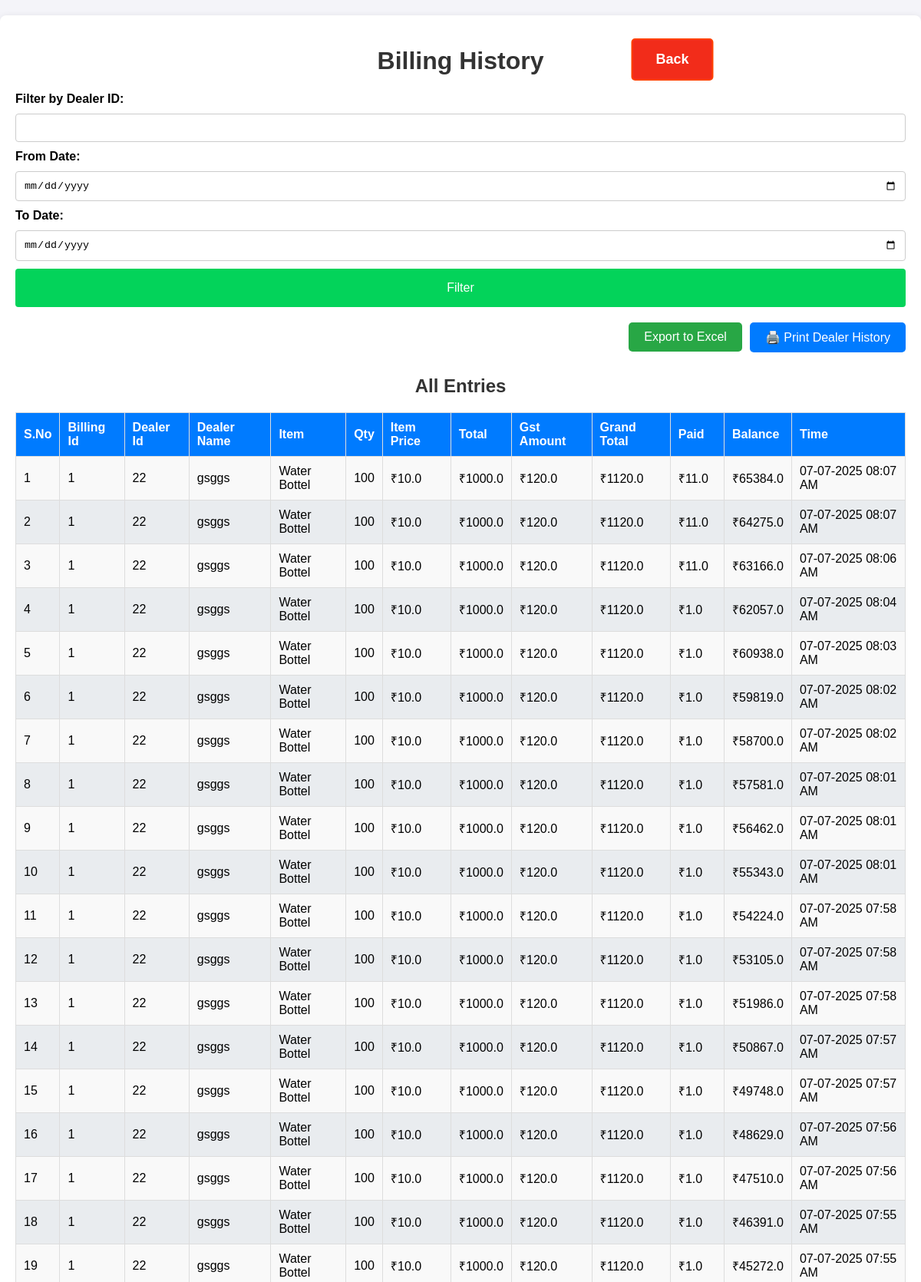
Screenshot of /billing_history (upper part) with the database file from the repository.
### app.py (models this page shows)
class BillingHistory(db.Model):
    id = db.Column(db.Integer, primary_key=True)
    billing_id = db.Column(db.Integer, nullable=False)
    dealer_id = db.Column(db.String(100), db.ForeignKey('dealer_details.dealer_id'))
    item_id = db.Column(db.Integer, db.ForeignKey('item.id'))
    quantity = db.Column(db.Integer, nullable=False)
    item_price = db.Column(db.Float, nullable=False)
    total_amount = db.Column(db.Float, nullable=False)
    gst_amount = db.Column(db.Float, nullable=False)
    grand_total = db.Column(db.Float, nullable=False)
    paid_amount = db.Column(db.Float, nullable=False)
    remaining_balance = db.Column(db.Float, nullable=False)
    timestamp = db.Column(db.DateTime, default=datetime.now)
    dealer = db.relationship("Dealer_details", backref="billing_records")
    item = db.relationship("Item", backref="billing_records")
    @property
    def formatted_date_time(self):
        return self.timestamp.strftime("%d-%m-%Y %I:%M %p")

class Dealer_details(db.Model):
    id = db.Column(db.Integer, primary_key=True)
    dealer_id = db.Column(db.String(100), nullable=False, unique=True)
    name = db.Column(db.String(100), nullable=False)
    mobile = db.Column(db.String(15), nullable=False)
    address = db.Column(db.String(400), nullable=True)
    aadhaar_file = db.Column(db.String(400))  # Path to Aadhaar copy
    photo_file = db.Column(db.String(400))

class Item(db.Model):
    id = db.Column(db.Integer, primary_key=True)
    item_id = db.Column(db.String(100), nullable=False)
    item_name = db.Column(db.String(100), nullable=False)
    price = db.Column(db.Float, nullable=False)

### app.py (the view)
@app.route('/billing_history')
def billing_history():
    filtered_data = get_filtered_data_billing(request)
    dealer_id = request.args.get('dealer_id', '')  # Default is an empty string
    date_from = request.args.get('date_from', '')
    date_to = request.args.get('date_to', '')
    return render_template('billing_history.html', dealer_id=dealer_id, date_from=date_from, date_to=date_to, filtered_data=filtered_data, bills=filtered_data)

### app.py (called while the page is built, shortened)
def  get_filtered_data_billing(request):
    dealer_id_filter = request.args.get('dealer_id', '')  # Default is an empty string
    date_from = request.args.get('date_from', '')
    date_to = request.args.get('date_to', '')
    filter_button = request.args.get('filter_button', '')
    query = BillingHistory.query
    filtered_data = query.order_by(BillingHistory.timestamp.desc()).all()
    return filtered_data

### templates/billing_history.html (shortened to what this page needs)
<!DOCTYPE html>
<html lang="en">
<head>
    <link rel="stylesheet" href="/static/styles.css">
</head>
<body>
<div class="container billing-history">
    <h1>Billing History</h1>
     <form method="GET" class="form">
            <label for="dealer_id">Filter by Dealer ID:</label>
            <input type="text" id="dealer_id" name="dealer_id" value="{{ dealer_id }}">
            <label for="date_from">From Date:</label>
            <input type="date" id="date_from" name="date_from" value="{{ date_from }}">
            <label for="date_to">To Date:</label>
            <input type="date" id="date_to" name="date_to" value="{{ date_to }}">
            <button type="submit" name="filter_button" value="submit" class="btn">Filter</button>
    </form>
    <div class="export-options hide-on-print">
            <form action="/export_billing_history" method="get">
                <button type="submit" class="export-button">Export to Excel</button>
            </form>
            <div style="text-align: right; margin-bottom: 10px;">
                <button class="print_btn" onclick="window.print()">
                    🖨️ Print Dealer History
                </button>
            </div>
        </div>
        <h2>All Entries</h2>
    <table>
        <thead>
            <tr>
                <th>S.No</th>
                <th>Billing Id</th>
                <th>Dealer Id</th>
                <th>Dealer Name</th>
                <th>Item</th>
                <th>Qty</th>
                <th>Item Price</th>
                <th>Total</th>
                <th>Gst Amount</th>
                <th>Grand Total</th>
                <th>Paid</th>
                <th>Balance</th>
                <th>Time</th>
            </tr>
        </thead>
        <tbody>
        {% for bill in bills %}
            <tr>
                <td>{{ loop.index }}</td>
                <td>{{ bill.billing_id }}</td>
                <td>{{ bill.dealer_id }}</td>
                <td>{{ bill.dealer.name }}</td>
                <td>{{ bill.item.item_name }}</td>
                <td>{{ bill.quantity }}</td>
                <td>₹{{ bill.item_price }}</td>
                <td>₹{{ bill.total_amount }}</td>
                <td>₹{{ bill.gst_amount }}</td>
                <td>₹{{ bill.grand_total }}</td>
                <td>₹{{ bill.paid_amount }}</td>
                <td>₹{{ bill.remaining_balance }}</td>
                <td>{{ bill.formatted_date_time }}</td>
            </tr>
        {% endfor %}
        </tbody>
    </table>
</div>
    <a href="/" class="back">Back</a>
</body>
</html>

### static/styles.css (style rules this page uses)
body { font-family: Arial, sans-serif; background-color: #f4f4f9; margin: 0; padding: 0; }
.container { max-width: 800px; margin: 20px auto; background: #fff; padding: 20px; border-radius: 8px; box-shadow: 0 2px 10px rgba(0, 0, 0, 0.1); }
.billing-history { max-width: 1200px; }
h1, h2 { color: #333; text-align: center; }
.form { display: flex; flex-direction: column; gap: 10px; margin-bottom: 20px; }
.form label { font-weight: bold; }
.form input { padding: 10px; border: 1px solid #ccc; border-radius: 4px; }
.btn { background-color: #03d35a; color: #fff; border: none; padding: 10px; border-radius: 4px; cursor: pointer; font-size: medium; height: 50px; }
table { width: 100%; border-collapse: collapse; margin-top: 10px; }
h2 { text-align: center; margin-bottom: 20px; }
table th, table td { padding: 10px; border: 1px solid #ddd; text-align: left; }
table th { background-color: #007bff; color: white; }
table tbody tr:nth-child(odd) { background-color: #f9f9f9; }
table tbody tr:nth-child(even) { background-color: #e9ecef; }
a { display: inline-block; padding: 15px 30px; font-size: 18px; font-weight: bold; text-align: center; text-decoration: none; background-color: #007bff; color: white; border-radius: 5px; border: 2px solid #007bff; transition: all 0.3s ease; position: absolute; left: 50%; transform: translateX(-50%); transition: transform 0.2s, background-color 0.2s; }
.back { background-color: #f22c1a; border: 2px solid #ff4000; top: 50px; left: 73%; }
.export-options { display: flex; justify-content: right; gap: 10px; margin-bottom: 20px; }
.export-options .export-button { all: unset; background-color: #28a745; color: white; cursor: pointer; padding: 10px 20px; text-decoration: none; border-radius: 5px; transition: background-color 0.2s, transform 0.2s; }
.print_btn { all: unset; background-color: #007bff; color: white; cursor: pointer; padding: 10px 20px; text-decoration: none; border-radius: 5px; transition: background-color 0.2s, transform 0.2s; }

### rows the page displays
BillingHistory: billing_id "1", dealer_id "22", dealer.name "gsggs", item.item_name "Water Bottel", quantity "100", item_price "10.0", total_amount "1000.0", gst_amount "120.0", grand_total "1120.0", paid_amount "11.0", remaining_balance "65384.0", formatted_date_time "07-07-2025 08:07 AM"
BillingHistory: billing_id "1", dealer_id "22", dealer.name "gsggs", item.item_name "Water Bottel", quantity "100", item_price "10.0", total_amount "1000.0", gst_amount "120.0", grand_total "1120.0", paid_amount "11.0", remaining_balance "64275.0", formatted_date_time "07-07-2025 08:07 AM"
BillingHistory: billing_id "1", dealer_id "22", dealer.name "gsggs", item.item_name "Water Bottel", quantity "100", item_price "10.0", total_amount "1000.0", gst_amount "120.0", grand_total "1120.0", paid_amount "11.0", remaining_balance "63166.0", formatted_date_time "07-07-2025 08:06 AM"
BillingHistory: billing_id "1", dealer_id "22", dealer.name "gsggs", item.item_name "Water Bottel", quantity "100", item_price "10.0", total_amount "1000.0", gst_amount "120.0", grand_total "1120.0", paid_amount "1.0", remaining_balance "62057.0", formatted_date_time "07-07-2025 08:04 AM"
BillingHistory: billing_id "1", dealer_id "22", dealer.name "gsggs", item.item_name "Water Bottel", quantity "100", item_price "10.0", total_amount "1000.0", gst_amount "120.0", grand_total "1120.0", paid_amount "1.0", remaining_balance "60938.0", formatted_date_time "07-07-2025 08:03 AM"
BillingHistory: billing_id "1", dealer_id "22", dealer.name "gsggs", item.item_name "Water Bottel", quantity "100", item_price "10.0", total_amount "1000.0", gst_amount "120.0", grand_total "1120.0", paid_amount "1.0", remaining_balance "59819.0", formatted_date_time "07-07-2025 08:02 AM"
BillingHistory: billing_id "1", dealer_id "22", dealer.name "gsggs", item.item_name "Water Bottel", quantity "100", item_price "10.0", total_amount "1000.0", gst_amount "120.0", grand_total "1120.0", paid_amount "1.0", remaining_balance "58700.0", formatted_date_time "07-07-2025 08:02 AM"
BillingHistory: billing_id "1", dealer_id "22", dealer.name "gsggs", item.item_name "Water Bottel", quantity "100", item_price "10.0", total_amount "1000.0", gst_amount "120.0", grand_total "1120.0", paid_amount "1.0", remaining_balance "57581.0", formatted_date_time "07-07-2025 08:01 AM"
BillingHistory: billing_id "1", dealer_id "22", dealer.name "gsggs", item.item_name "Water Bottel", quantity "100", item_price "10.0", total_amount "1000.0", gst_amount "120.0", grand_total "1120.0", paid_amount "1.0", remaining_balance "56462.0", formatted_date_time "07-07-2025 08:01 AM"
BillingHistory: billing_id "1", dealer_id "22", dealer.name "gsggs", item.item_name "Water Bottel", quantity "100", item_price "10.0", total_amount "1000.0", gst_amount "120.0", grand_total "1120.0", paid_amount "1.0", remaining_balance "55343.0", formatted_date_time "07-07-2025 08:01 AM"
BillingHistory: billing_id "1", dealer_id "22", dealer.name "gsggs", item.item_name "Water Bottel", quantity "100", item_price "10.0", total_amount "1000.0", gst_amount "120.0", grand_total "1120.0", paid_amount "1.0", remaining_balance "54224.0", formatted_date_time "07-07-2025 07:58 AM"
BillingHistory: billing_id "1", dealer_id "22", dealer.name "gsggs", item.item_name "Water Bottel", quantity "100", item_price "10.0", total_amount "1000.0", gst_amount "120.0", grand_total "1120.0", paid_amount "1.0", remaining_balance "53105.0", formatted_date_time "07-07-2025 07:58 AM"
BillingHistory: billing_id "1", dealer_id "22", dealer.name "gsggs", item.item_name "Water Bottel", quantity "100", item_price "10.0", total_amount "1000.0", gst_amount "120.0", grand_total "1120.0", paid_amount "1.0", remaining_balance "51986.0", formatted_date_time "07-07-2025 07:58 AM"
BillingHistory: billing_id "1", dealer_id "22", dealer.name "gsggs", item.item_name "Water Bottel", quantity "100", item_price "10.0", total_amount "1000.0", gst_amount "120.0", grand_total "1120.0", paid_amount "1.0", remaining_balance "50867.0", formatted_date_time "07-07-2025 07:57 AM"
BillingHistory: billing_id "1", dealer_id "22", dealer.name "gsggs", item.item_name "Water Bottel", quantity "100", item_price "10.0", total_amount "1000.0", gst_amount "120.0", grand_total "1120.0", paid_amount "1.0", remaining_balance "49748.0", formatted_date_time "07-07-2025 07:57 AM"
BillingHistory: billing_id "1", dealer_id "22", dealer.name "gsggs", item.item_name "Water Bottel", quantity "100", item_price "10.0", total_amount "1000.0", gst_amount "120.0", grand_total "1120.0", paid_amount "1.0", remaining_balance "48629.0", formatted_date_time "07-07-2025 07:56 AM"
BillingHistory: billing_id "1", dealer_id "22", dealer.name "gsggs", item.item_name "Water Bottel", quantity "100", item_price "10.0", total_amount "1000.0", gst_amount "120.0", grand_total "1120.0", paid_amount "1.0", remaining_balance "47510.0", formatted_date_time "07-07-2025 07:56 AM"
BillingHistory: billing_id "1", dealer_id "22", dealer.name "gsggs", item.item_name "Water Bottel", quantity "100", item_price "10.0", total_amount "1000.0", gst_amount "120.0", grand_total "1120.0", paid_amount "1.0", remaining_balance "46391.0", formatted_date_time "07-07-2025 07:55 AM"
BillingHistory: billing_id "1", dealer_id "22", dealer.name "gsggs", item.item_name "Water Bottel", quantity "100", item_price "10.0", total_amount "1000.0", gst_amount "120.0", grand_total "1120.0", paid_amount "1.0", remaining_balance "45272.0", formatted_date_time "07-07-2025 07:55 AM"
